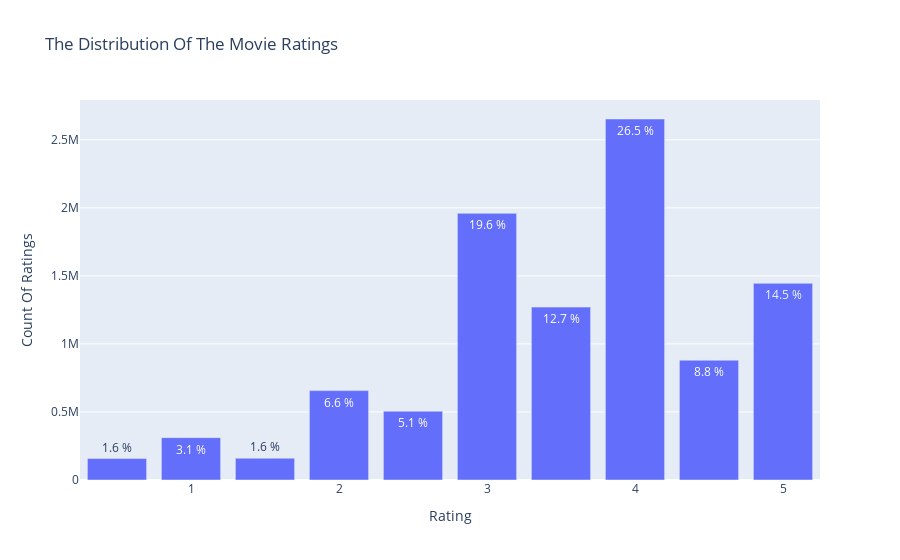

Write notebook code for a chart like this one.
### Markdown cell above
#### The Distribution Of The Movie Rations
We investigate how ratings, which range from 0 to 5, incremented by 0.5, are distributed in the df_train dataset. So, we will analyze the movie ratings based on how users rate different movies from 0 to 5.

### Code cell
# Ratings distribution

#The code calculates the count of each rating value in the 'rating' column of the 'df_train' dataframe using
#the value_counts() method. The resulting counts are sorted in descending order by rating value.

data = df_train['rating'].value_counts().sort_index(ascending=False)
trace = go.Bar(x = data.index,
               text = ['{:.1f} %'.format(val) for val in 
                       (data.values / df_train.shape[0] * 100)],
               textposition = 'auto',
               textfont = dict(color = ['aliceblue']),
               y = data.values
               )
# Create layout
layout = dict(title = 'The Distribution Of The Movie Ratings'.format(df_train.shape[0]),
              xaxis = dict(title = 'Rating'),
              yaxis = dict(title = 'Count Of Ratings'))
# Create plot
fig = go.Figure(data=[trace], layout=layout)
iplot(fig)

### Figure 1 — Plotly figure (JSON) as saved in the notebook; plotly's stock layout.template omitted (floating-point values rounded to 4 significant figures)
{"data": [{"text": ["14.5 %", "8.8 %", "26.5 %", "12.7 %", "19.6 %", "5.1 %", "6.6 %", "1.6 %", "3.1 %", "1.6 %"], "textfont": {"color": ["aliceblue"]}, "textposition": "auto", "type": "bar", "x": [5, 4.5, 4, 3.5, 3, 2.5, 2, 1.5, 1, 0.5], "y": [1445230, 880516, 2652977, 1270642, 1959759, 505578, 656821, 159731, 311213, 157571]}], "layout": {"title": {"text": "The Distribution Of The Movie Ratings"}, "xaxis": {"title": {"text": "Rating"}}, "yaxis": {"title": {"text": "Count Of Ratings"}}}}
